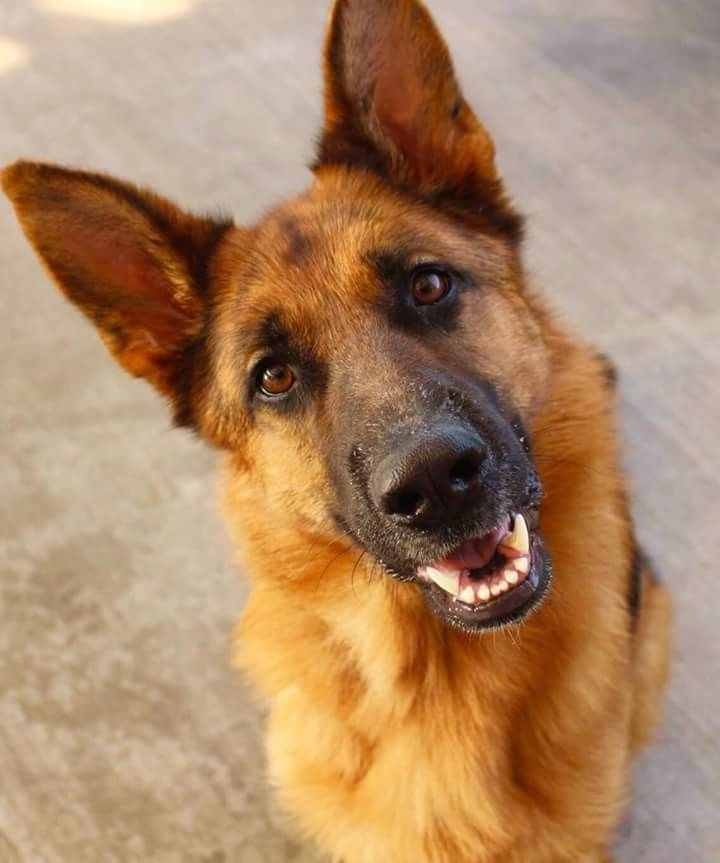
#> input picture 2-dataprepare-ML-pipeline/images test/dog_test.jpg, 720 x 863 px, found by its file name
$ jupyter execute --allow-errors '3-make pipeline.ipynb'   (shell and % lines are left out)
#> lines starting #> are read from the running program, lines starting #| are printed output that depends on the picture
[cell 1]
import numpy as np
import pandas as pd
import scipy
import sklearn
from sklearn.pipeline import make_pipeline
import os

# skimage
import skimage
import skimage.color
import skimage.transform
import skimage.feature
import skimage.io

[cell 2]
from sklearn.base import BaseEstimator, TransformerMixin

class rgb2gray_transform(BaseEstimator,TransformerMixin):
    import skimage.color
    def __init__(self):
        pass

    def fit(self,X,y=None):
        return self

    def transform(self,X,y=None):
        return np.array([skimage.color.rgb2gray(x) for x in X])


class hogtransformer(BaseEstimator,TransformerMixin):
    import skimage.feature
    def __init__(self,orientations=9,pixels_per_cell=(8, 8),cells_per_block=(3, 3),):
        self.orientations = orientations
        self.pixels_per_cell = pixels_per_cell
        self.cells_per_block = cells_per_block


    def fit(self,X,y=None):
        return self

    def transform(self,X,y=None):
        def local_hog(img):
            hog_features= skimage.feature.hog(img,orientations=self.orientations,
                                pixels_per_cell=self.pixels_per_cell,
                                cells_per_block=self.cells_per_block)

            return hog_features

        hfeatures = np.array([local_hog(x) for x in X])
        return hfeatures

[cell 3]
import matplotlib.pyplot as plt

[cell 4]
# pipeline model
image = skimage.io.imread('Images\dog_test.jpg')
#> image is the input picture: shape (863, 720, 3); mean R, G, B 172.5, 136.2, 103.3
image = skimage.io.imread('Images\eagle.jpg')
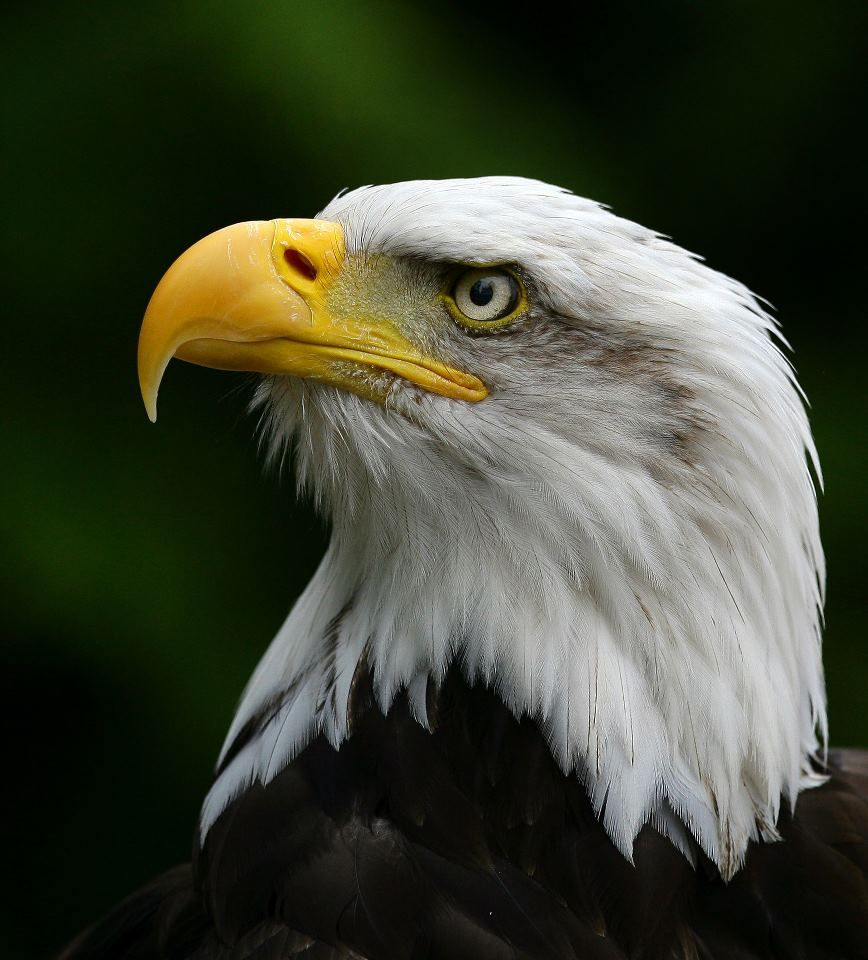
#> input picture 2-dataprepare-ML-pipeline/images test/eagle.jpg, 868 x 960 px, found by its file name
#> image is the input picture: shape (960, 868, 3); mean R, G, B 64, 68.6, 52.3
# transform image into 80 x 80
image_resize = skimage.transform.resize(image,(80,80))
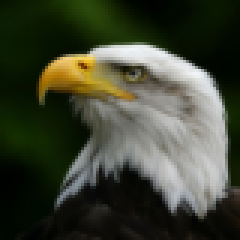
#> image_resize: shape (80, 80, 3) float64 (shown 3 times larger); mean R, G, B 0.251, 0.269, 0.205
image_scale = 255*image_resize
image_transform = image_scale.astype(np.uint8)
# rgb to gray
gray = skimage.color.rgb2gray(image_transform)
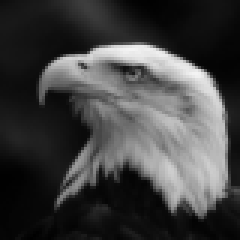
#> gray: shape (80, 80) float64 (shown 3 times larger); min 0.00281, max 0.957, mean 0.259
# hog feature
feature_vector = skimage.feature.hog(gray,
                              orientations=9,
                              pixels_per_cell=(8,8),
                              cells_per_block=(3,3))
#> feature_vector = 5184 values, max 0.491 at index 626, min 0 at index 5, mean 0.0678

[cell 5]
feature_vector
#> Out has the same summary as feature_vector

[cell 6]
import pickle
# load the model
# model = pickle.load(open('dsa_image_classification_sgd.pickle','rb'))
#> (the rest of this cell did not finish here and is left out)

#> (a cell that did not finish here is left out)

[cell 8]
feature_vector.shape
#> Out = (5184,)
